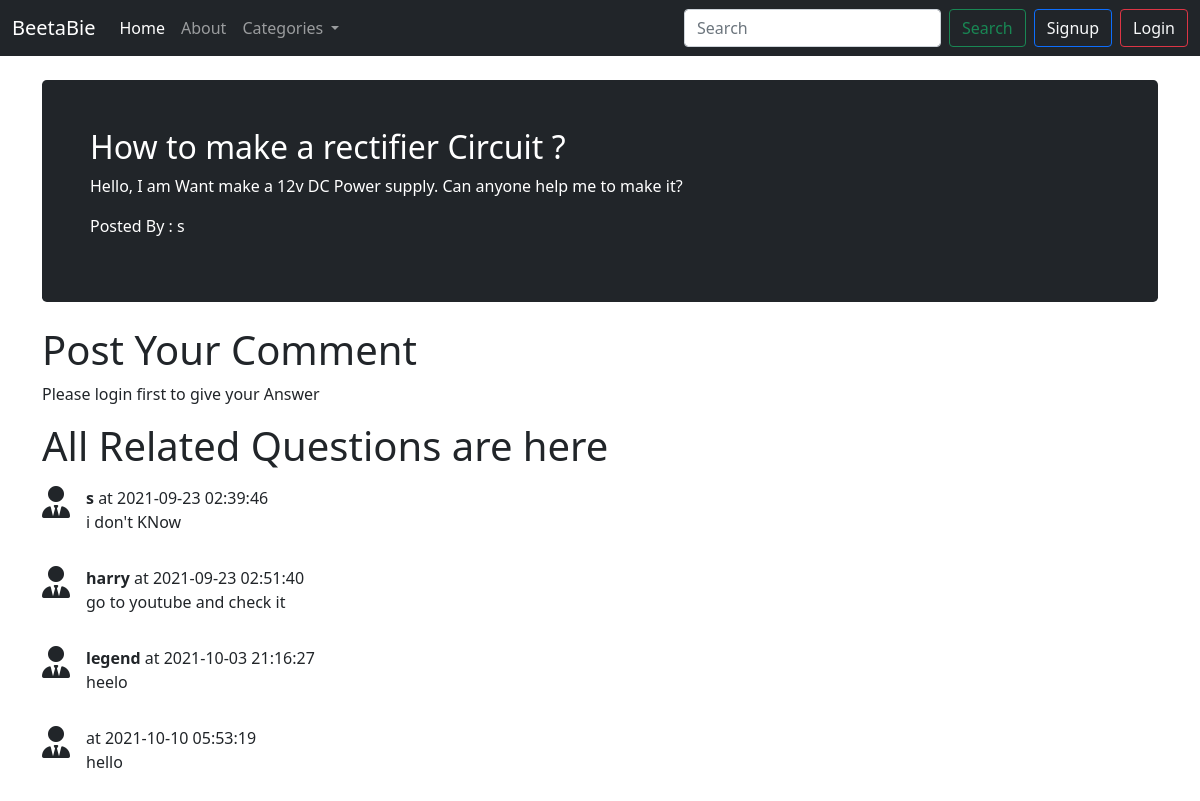
The page /theardmain.php?thid=2 on the database its author committed.
### tables this page shows
CREATE TABLE `theards` (
  `theard_id` int(7) NOT NULL,
  `theard_title` varchar(255) NOT NULL,
  `theard_decs` text NOT NULL,
  `theard_catg_id` int(7) NOT NULL,
  `theard_user_id` int(7) NOT NULL,
  `timestamp` datetime NOT NULL DEFAULT current_timestamp()
);

CREATE TABLE `userdata` (
  `sno` int(11) NOT NULL,
  `user_name` varchar(35) NOT NULL,
  `user_email` varchar(35) NOT NULL,
  `user_pass` varchar(255) NOT NULL,
  `date` datetime NOT NULL DEFAULT current_timestamp()
);

CREATE TABLE `comments` (
  `comment_id` int(8) NOT NULL,
  `comment_content` text NOT NULL,
  `theard_id` int(8) NOT NULL,
  `comment_by` int(11) NOT NULL,
  `stamp` datetime NOT NULL DEFAULT current_timestamp()
);

### theardmain.php (the view, shortened to what this page needs)
<!doctype html>
<html lang="en">
<head>
    <link href="https://cdn.jsdelivr.net/npm/bootstrap@5.0.2/dist/css/bootstrap.min.css" rel="stylesheet"
>
</head>
<body>
    <?php
        include "component/_navbar.php";
        $tid = $_GET['thid'];
        $sql = "SELECT * FROM `theards` WHERE theard_id = $tid";
        $result = mysqli_query($conn, $sql);
        while ($row = mysqli_fetch_assoc($result)) {
            $title = $row['theard_title'];
            $decs = $row['theard_decs'];
            $theard_user_id = $row['theard_user_id'];
            $sql2 = "SELECT user_name FROM `userdata` WHERE sno = $theard_user_id";
            $result2 = mysqli_query($conn, $sql2);
            $row2 = mysqli_fetch_assoc($result2);
        }
        ?>
    <div class="container my-4">
        <div class="h-100 p-5 text-white bg-dark rounded-3">
            <h2><?php echo  $title ?></h2>
            <p><?php echo $decs ?></p>
            <p> Posted By :  <?php echo $row2['user_name']; ?></p>
        </div>
    </div>
    <div class="container">
        <h1>Post Your Comment</h1>
        <?php
        if (isset($_SESSION['loggedin']) && $_SESSION['loggedin'] = true ){
            echo '
            <form action="'. $_SERVER['REQUEST_URI'] .'" method="post">
            <div class="mb-3">
                <label for="desc" class="form-label">Enter Your Comment</label>
                <textarea class="form-control" name="comment" id="comment" rows="3"></textarea>
            </div>
            <button type="submit" class="btn btn-primary">Submit</button>
                ';
        }
        else{
            echo '<p>Please login first to give your Answer</p>';
        }
    ?>
    </div>
    <div class="container">
        <h1>All Related Questions are here</h1>
        <?php
        $id = $_GET['thid'];
        $sql = "SELECT * FROM `comments` WHERE theard_id = $id";
        $result = mysqli_query($conn, $sql);
        while ($row = mysqli_fetch_assoc($result)) {
        $comment = $row['comment_content'];
        $comment_by = $row['comment_by'];
        $tstamp = $row['stamp'];
        $sql2 = "SELECT user_name FROM `userdata` WHERE sno = $comment_by";
        $result2 = mysqli_query($conn, $sql2);
        $row2 = mysqli_fetch_assoc($result2);
        echo'
        <div class="d-flex my-3">
            <div class="flex-shrink-0">
                <i class="fas fa-user-tie fs-2"></i>
            </div>
            <div class="flex-grow-1 ms-3">
            <p class = "my-0 "> <b>'. $row2['user_name'] .'</b> at '.$tstamp.'</p>
                <p>'. $comment  .'</p>
            </div>
        </div>
        ';
        }
?>
    </div>
</body>
</html>

### rows shown on the page
theards: theard_title "How to make a rectifier Circuit ?", theard_decs "Hello, I am Want make a 12v DC Power supply. Can anyone help me to make it?"
userdata: user_name "s"
comments: userdata.user_name "s", stamp "2021-09-23 02:39:46", comment_content "i don't KNow"
comments: userdata.user_name "harry", stamp "2021-09-23 02:51:40", comment_content "go to youtube and check it"
comments: userdata.user_name "legend", stamp "2021-10-03 21:16:27", comment_content "heelo"
comments: stamp "2021-10-10 05:53:19", comment_content "hello"
